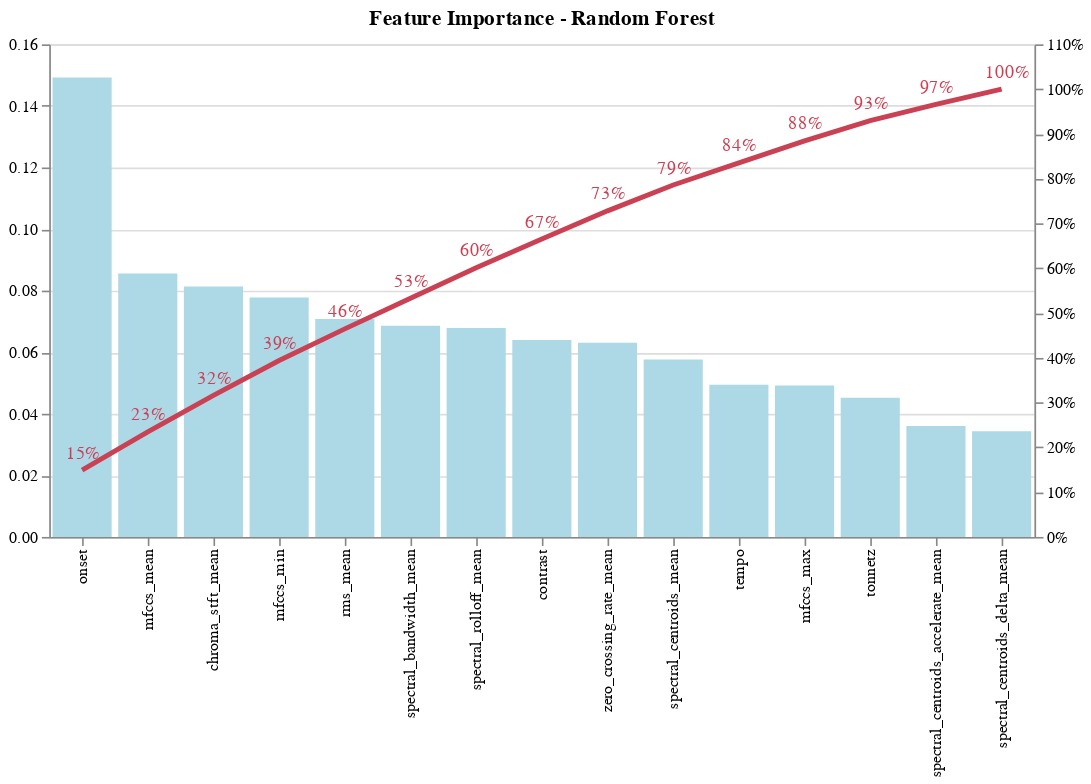

The notebook cell this image was saved under:
### Code cell
alt.Chart(feature_imp_df).mark_bar().encode(
    x=alt.X('Features:N', title=None, sort='-y'),
    y=alt.Y('Importance:Q', title=None),
    color=alt.Color('Importance:Q',
                    legend=None)).properties(title='Feature Importance',
                                             width=400)

base = alt.Chart(feature_imp_df).encode(
    x=alt.X('Features:N', title=None, sort='-y'))

bar_chart = base.mark_bar(color='#ADD8E6').encode(
    y=alt.Y('Importance:Q', title=None)).properties(width=600)

line = base.mark_line(strokeWidth=3, color='#cb4154').encode(
    y=alt.Y('cum_%', title=None, axis=alt.Axis(format=".0%")),
    text=alt.Text('Importance:Q'))

text = base.mark_text(strokeWidth=3,
                      color='#cb4154',
                      align='left',
                      baseline='middle',
                      dx=-10,
                      dy=-10).encode(y=alt.Y('cum_%:Q', axis=None),
                                     text=alt.Text('cum_%:Q', format="0.0%"))

(bar_chart + line + text).resolve_scale(y='independent').properties(
    title='Feature Importance - Random Forest')

### Figure 1 — Vega specification as saved in the notebook (floating-point values rounded to 4 significant figures)
{"$schema": "https://vega.github.io/schema/vega/v5.json", "data": [{"name": "source_0", "values": [{"Features": "onset", "Importance": 0.1492, "cum_%": 0.1492}, {"Features": "mfccs_mean", "Importance": 0.08558, "cum_%": 0.2348}, {"Features": "chroma_stft_mean", "Importance": 0.08131, "cum_%": 0.3161}, {"Features": "mfccs_min", "Importance": 0.07774, "cum_%": 0.3939}, {"Features": "rms_mean", "Importance": 0.07075, "cum_%": 0.4646}, {"Features": "spectral_bandwidth_mean", "Importance": 0.06861, "cum_%": 0.5332}, {"Features": "spectral_rolloff_mean", "Importance": 0.0679, "cum_%": 0.6011}, {"Features": "contrast", "Importance": 0.06399, "cum_%": 0.6651}, {"Features": "zero_crossing_rate_mean", "Importance": 0.06308, "cum_%": 0.7282}, {"Features": "spectral_centroids_mean", "Importance": 0.05766, "cum_%": 0.7859}, {"Features": "tempo", "Importance": 0.04946, "cum_%": 0.8353}, {"Features": "mfccs_max", "Importance": 0.04915, "cum_%": 0.8845}, {"Features": "tonnetz", "Importance": 0.04524, "cum_%": 0.9297}, {"Features": "spectral_centroids_accelerate_mean", "Importance": 0.036, "cum_%": 0.9657}, {"Features": "spectral_centroids_delta_mean", "Importance": 0.0343, "cum_%": 1.0}]}, {"name": "data_1", "values": [{"Features": "onset", "Importance_end": 0.1492, "Importance_start": 0.0}, {"Features": "mfccs_mean", "Importance_end": 0.08558, "Importance_start": 0.0}, {"Features": "chroma_stft_mean", "Importance_end": 0.08131, "Importance_start": 0.0}, {"Features": "mfccs_min", "Importance_end": 0.07774, "Importance_start": 0.0}, {"Features": "rms_mean", "Importance_end": 0.07075, "Importance_start": 0.0}, {"Features": "spectral_bandwidth_mean", "Importance_end": 0.06861, "Importance_start": 0.0}, {"Features": "spectral_rolloff_mean", "Importance_end": 0.0679, "Importance_start": 0.0}, {"Features": "contrast", "Importance_end": 0.06399, "Importance_start": 0.0}, {"Features": "zero_crossing_rate_mean", "Importance_end": 0.06308, "Importance_start": 0.0}, {"Features": "spectral_centroids_mean", "Importance_end": 0.05766, "Importance_start": 0.0}, {"Features": "tempo", "Importance_end": 0.04946, "Importance_start": 0.0}, {"Features": "mfccs_max", "Importance_end": 0.04915, "Importance_start": 0.0}, {"Features": "tonnetz", "Importance_end": 0.04524, "Importance_start": 0.0}, {"Features": "spectral_centroids_accelerate_mean", "Importance_end": 0.036, "Importance_start": 0.0}, {"Features": "spectral_centroids_delta_mean", "Importance_end": 0.0343, "Importance_start": 0.0}]}, {"name": "data_2", "values": [{"Features": "onset", "cum_%": 0.1492}, {"Features": "mfccs_mean", "cum_%": 0.2348}, {"Features": "chroma_stft_mean", "cum_%": 0.3161}, {"Features": "mfccs_min", "cum_%": 0.3939}, {"Features": "rms_mean", "cum_%": 0.4646}, {"Features": "spectral_bandwidth_mean", "cum_%": 0.5332}, {"Features": "spectral_rolloff_mean", "cum_%": 0.6011}, {"Features": "contrast", "cum_%": 0.6651}, {"Features": "zero_crossing_rate_mean", "cum_%": 0.7282}, {"Features": "spectral_centroids_mean", "cum_%": 0.7859}, {"Features": "tempo", "cum_%": 0.8353}, {"Features": "mfccs_max", "cum_%": 0.8845}, {"Features": "tonnetz", "cum_%": 0.9297}, {"Features": "spectral_centroids_accelerate_mean", "cum_%": 0.9657}, {"Features": "spectral_centroids_delta_mean", "cum_%": 1.0}]}, {"name": "source_0_x_domain_Features", "values": [{"Features": "onset", "sort_field": 0.1492}, {"Features": "mfccs_mean", "sort_field": 0.08558}, {"Features": "chroma_stft_mean", "sort_field": 0.08131}, {"Features": "mfccs_min", "sort_field": 0.07774}, {"Features": "rms_mean", "sort_field": 0.07075}, {"Features": "spectral_bandwidth_mean", "sort_field": 0.06861}, {"Features": "spectral_rolloff_mean", "sort_field": 0.0679}, {"Features": "contrast", "sort_field": 0.06399}, {"Features": "zero_crossing_rate_mean", "sort_field": 0.06308}, {"Features": "spectral_centroids_mean", "sort_field": 0.05766}, {"Features": "tempo", "sort_field": 0.04946}, {"Features": "mfccs_max", "sort_field": 0.04915}, {"Features": "tonnetz", "sort_field": 0.04524}, {"Features": "spectral_centroids_accelerate_mean", "sort_field": 0.036}, {"Features": "spectral_centroids_delta_mean", "sort_field": 0.0343}]}, {"name": "source_0_layer_1_y_domain_cum_%", "values": [{"min": 0.1492, "max": 1.0}]}, {"name": "data_2_layer_2_y_domain_cum_%", "values": [{"min": 0.1492, "max": 1.0}]}], "marks": [{"type": "rect", "name": "layer_0_marks", "from": {"data": "data_1"}, "encode": {"update": {"fill": {"value": "#ADD8E6"}, "x": {"field": "Features", "scale": "x"}, "y": {"field": "Importance_end", "scale": "layer_0_y"}, "width": {"signal": "max(0.25, bandwidth('x'))"}, "y2": {"field": "Importance_start", "scale": "layer_0_y"}}}, "style": ["bar"]}, {"type": "line", "name": "layer_1_marks", "from": {"data": "source_0"}, "sort": {"field": "x"}, "encode": {"update": {"x": {"field": "Features", "scale": "x", "band": 0.5}, "strokeWidth": {"value": 3}, "defined": {"signal": "isValid(datum[\"cum_%\"]) && isFinite(+datum[\"cum_%\"])"}, "stroke": {"value": "#cb4154"}, "y": {"field": "cum_%", "scale": "layer_1_y"}}}, "style": ["line"]}, {"type": "text", "name": "layer_2_marks", "from": {"data": "data_2"}, "encode": {"update": {"baseline": {"value": "middle"}, "strokeWidth": {"value": 3}, "fill": {"value": "#cb4154"}, "y": {"field": "cum_%", "scale": "layer_2_y"}, "dy": {"value": -10}, "text": {"signal": "format(datum[\"cum_%\"], \"0.0%\")"}, "dx": {"value": -10}, "x": {"field": "Features", "scale": "x", "band": 0.5}, "align": {"value": "left"}}}, "style": ["text"]}], "scales": [{"name": "x", "type": "band", "domain": {"data": "source_0_x_domain_Features", "field": "Features", "sort": {"op": "max", "field": "sort_field", "order": "descending"}}, "range": [0, {"signal": "width"}], "paddingOuter": 0.05, "paddingInner": 0.1}, {"name": "layer_0_y", "type": "linear", "domain": {"data": "data_1", "fields": ["Importance_start", "Importance_end"]}, "range": [{"signal": "height"}, 0], "nice": true, "zero": true}, {"name": "layer_1_y", "type": "linear", "domain": [{"signal": "(data(\"source_0_layer_1_y_domain_cum_%\")[0] || {}).min"}, {"signal": "(data(\"source_0_layer_1_y_domain_cum_%\")[0] || {}).max"}], "range": [{"signal": "height"}, 0], "nice": true, "zero": true}, {"name": "layer_2_y", "type": "linear", "domain": [{"signal": "(data(\"data_2_layer_2_y_domain_cum_%\")[0] || {}).min"}, {"signal": "(data(\"data_2_layer_2_y_domain_cum_%\")[0] || {}).max"}], "range": [{"signal": "height"}, 0], "zero": true, "nice": true}], "axes": [{"scale": "layer_0_y", "orient": "left", "labels": false, "tickCount": {"signal": "ceil(height/40)"}, "zindex": 0, "gridScale": "x", "grid": true, "domain": false, "maxExtent": 0, "minExtent": 0, "aria": false, "ticks": false}, {"scale": "x", "orient": "bottom", "grid": false, "labelAngle": 270, "zindex": 0, "labelBaseline": "middle", "labelAlign": "right"}, {"scale": "layer_0_y", "grid": false, "orient": "left", "tickCount": {"signal": "ceil(height/40)"}, "zindex": 0, "labelOverlap": true}, {"scale": "layer_1_y", "labelOverlap": true, "orient": "right", "tickCount": {"signal": "ceil(height/40)"}, "zindex": 0, "format": ".0%", "grid": false}], "title": {"text": "Feature Importance - Random Forest", "frame": "group"}, "padding": 5, "height": 300, "width": 600, "style": "cell", "background": "white"}
